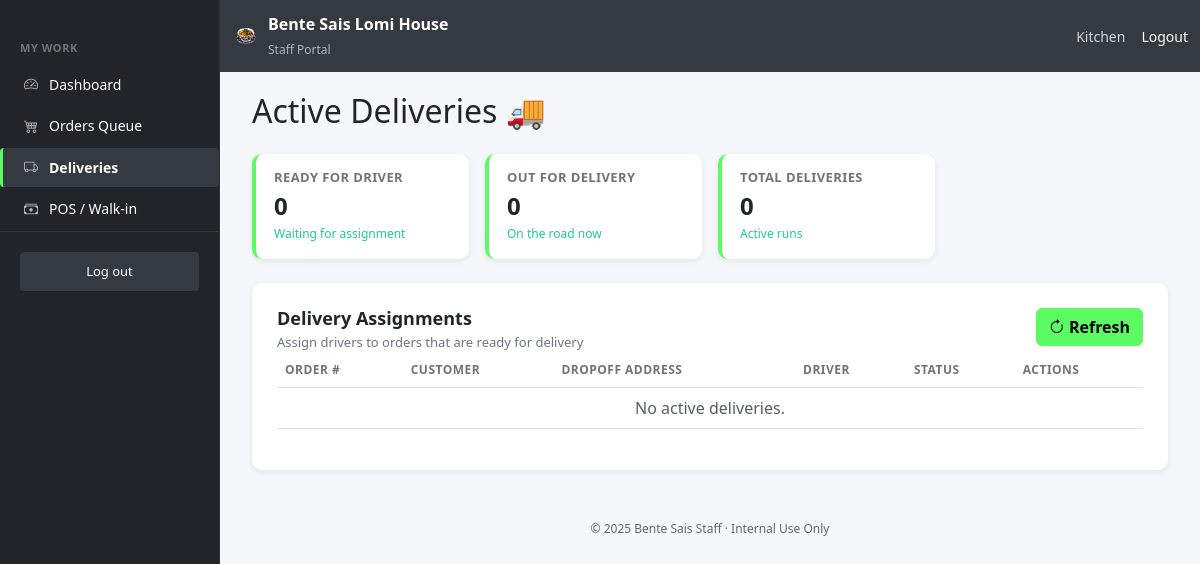
The page /staff/deliveries.php (signed in) on the database as committed earlier.
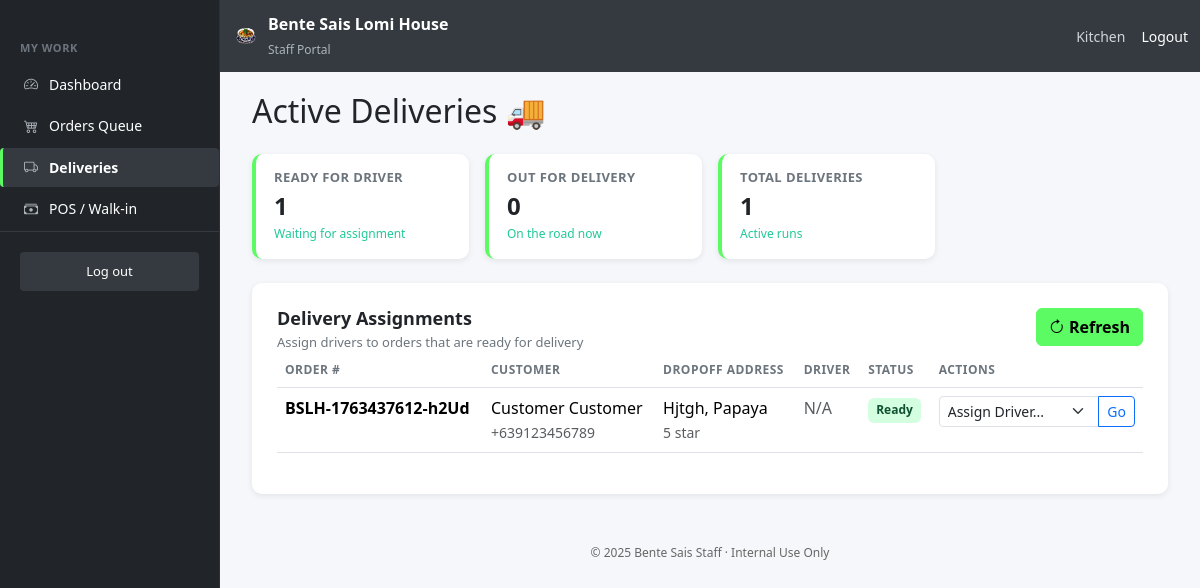
The same page on the database as committed later.
### tables this page shows
CREATE TABLE `orders` (
  `order_id` int(11) NOT NULL,
  `order_number` varchar(20) NOT NULL,
  `user_id` int(11) DEFAULT NULL,
  `order_type` enum('pickup','delivery') NOT NULL,
  `order_time` datetime NOT NULL,
  `preferred_time` datetime DEFAULT NULL,
  `status` enum('pending','confirmed','preparing','ready','out_for_delivery','delivered','completed','cancelled') DEFAULT 'pending',
  `subtotal` decimal(10,2) NOT NULL DEFAULT 0.00,
  `delivery_fee` decimal(10,2) NOT NULL DEFAULT 0.00,
  `tip_amount` decimal(10,2) NOT NULL DEFAULT 0.00,
  `total_amount` decimal(10,2) NOT NULL DEFAULT 0.00,
  `handler_id` int(11) DEFAULT NULL,
  `driver_id` int(11) DEFAULT NULL,
  `confirmed_at` datetime DEFAULT NULL,
  `preparing_at` datetime DEFAULT NULL,
  `ready_at` datetime DEFAULT NULL,
  `out_for_delivery_at` datetime DEFAULT NULL,
  `delivered_at` datetime DEFAULT NULL,
  `cancelled_at` datetime DEFAULT NULL,
  `created_at` datetime DEFAULT current_timestamp(),
  `updated_at` datetime DEFAULT current_timestamp() ON UPDATE current_timestamp()
);

CREATE TABLE `order_customer_details` (
  `detail_id` int(11) NOT NULL,
  `order_id` int(11) NOT NULL,
  `customer_first_name` varchar(50) NOT NULL,
  `customer_last_name` varchar(50) NOT NULL,
  `customer_phone` varchar(20) NOT NULL,
  `customer_email` varchar(100) DEFAULT NULL,
  `order_notes` text DEFAULT NULL
);

CREATE TABLE `order_addresses` (
  `order_address_id` int(11) NOT NULL,
  `order_id` int(11) NOT NULL,
  `street` varchar(255) DEFAULT NULL,
  `barangay` varchar(100) DEFAULT NULL,
  `city` varchar(100) DEFAULT NULL,
  `province` varchar(100) DEFAULT NULL,
  `floor_number` varchar(50) DEFAULT NULL,
  `apt_landmark` varchar(255) DEFAULT NULL
);

### staff/deliveries.php (the view, shortened to what the changed rows need)
<?php
include __DIR__ . '/includes/header.php';
$stats_ready = $conn->query("SELECT COUNT(order_id) as total FROM orders WHERE status = 'ready' AND order_type = 'delivery'")->fetch_assoc()['total'] ?? 0;
$stats_out = $conn->query("SELECT COUNT(order_id) as total FROM orders WHERE status = 'out_for_delivery'")->fetch_assoc()['total'] ?? 0;
$stats_total = $stats_ready + $stats_out;
$delivery_query = "
    SELECT
        o.order_id,
        o.order_number,
        o.status,
        o.created_at,
        ocd.customer_first_name,
        ocd.customer_last_name,
        ocd.customer_phone,
        oa.street AS delivery_street,      -- Read from 'oa' (order_addresses)
        oa.barangay AS delivery_barangay,  -- Read from 'oa'
        oa.apt_landmark AS delivery_instructions, -- Read from 'oa'
        u.first_name as driver_name
    FROM orders o
    LEFT JOIN order_customer_details ocd ON o.order_id = ocd.order_id
    LEFT JOIN order_addresses oa ON o.order_id = oa.order_id       -- ADDED THIS JOIN
    LEFT JOIN users u ON o.driver_id = u.user_id
    WHERE o.order_type = 'delivery'
      AND o.status IN ('ready', 'out_for_delivery', 'confirmed')
    ORDER BY
        CASE o.status
            WHEN 'ready' THEN 1
            WHEN 'confirmed' THEN 2
            WHEN 'out_for_delivery' THEN 3
            ELSE 4
        END,
        o.created_at ASC;
";
$delivery_result = $conn->query($delivery_query);
?>
<div class="container-fluid">
  <main class="main-content">
    <h2 class="mb-4">Active Deliveries 🚚</h2>
    <div class="row g-3 mb-4">
      <div class="col-sm-6 col-lg-3">
        <div class="stat-card">
          <h5>Ready for Driver</h5>
          <div class="value"><?= $stats_ready ?></div>
          <div class="hint">Waiting for assignment</div>
        </div>
      </div>
      <div class="col-sm-6 col-lg-3">
        <div class="stat-card">
          <h5>Total Deliveries</h5>
          <div class="value"><?= $stats_total ?></div>
          <div class="hint">Active runs</div>
        </div>
      </div>
    </div>
    <section class="content-card">
      <div class="content-card-header">
        <div class="left">
          <h2>Delivery Assignments</h2>
        </div>
      </div>
      <div class="table-responsive">
        <table class="table table-hover">
          <thead>
            <tr>
              <th>Order #</th>
              <th>Customer</th>
              <th>Dropoff Address</th>
              <th>Driver</th>
              <th>Status</th>
              <th>Actions</th>
            </tr>
          </thead>
          <tbody>
            <?php if ($delivery_result && $delivery_result->num_rows > 0): ?>
              <?php while($order = $delivery_result->fetch_assoc()): ?>
                <?php
                  $status = $order['status'];
                  $order_id = (int)$order['order_id'];
                  $status_map = [
                    'confirmed' => 'badge-primary',
                    'ready' => 'badge-success',
                    'out_for_delivery' => 'badge-info',
                  ];
                  $status_class = $status_map[$status] ?? 'badge-secondary';
                  $address = htmlspecialchars($order['delivery_street'] . ', ' . $order['delivery_barangay']);
                ?>
                <tr data-order-id="<?= $order_id ?>">
                  <td><strong><?= htmlspecialchars($order['order_number'] ?? $order_id) ?></strong></td>
                  <td>
                    <?= htmlspecialchars($order['customer_first_name'] . ' ' . $order['customer_last_name']) ?><br>
                    <small class="text-muted"><?= htmlspecialchars($order['customer_phone']) ?></small>
                  </td>
                  <td>
                    <?= $address ?><br>
                    <small class="text-muted"><?= htmlspecialchars($order['delivery_instructions']) ?></small>
                  </td>
                  <td class="driver-cell">
                    <?php if ($order['driver_name']): ?>
                      <span class="badge badge-primary"><?= htmlspecialchars($order['driver_name']) ?></span>
                    <?php else: ?>
                      <span class="text-muted">N/A</span>
                    <?php endif; ?>
                  </td>
                  <td><span class="badge <?= $status_class ?> status-badge"><?= htmlspecialchars(ucfirst(str_replace('_', ' ', $status))) ?></span></td>
                  <td class="actions-cell">
                    <?php if ($status == 'ready' || $status == 'confirmed'): ?>
                      <div class="input-group input-group-sm">
                        <select class="form-select" id="driver_<?= $order_id ?>">
                          <option value="">Assign Driver...</option>
                        </select>
                        <button class="btn btn-outline-primary btn-assign" data-id="<?= $order_id ?>">Go</button>
                      </div>
                    <?php elseif ($status == 'out_for_delivery'): ?>
                      <button class="btn btn-sm btn-outline-success btn-action" data-action="complete" data-id="<?= $order_id ?>">Mark Delivered</button>
                    <?php endif; ?>
                  </td>
                </tr>
              <?php endwhile; ?>
            <?php else: ?>
               <tr>
                <td colspan="6" class="text-center text-muted">No active deliveries.</td>
              </tr>
            <?php endif; ?>
          </tbody>
        </table>
      </div>
    </section>
  </main>
</div>
<?php include __DIR__ . '/includes/footer.php'; ?>

Rows that differ between the two databases and show on the page:
added orders: order_number "BSLH-1763437612-h2Ud", order_customer_details.customer_first_name+customer_last_name "Customer Customer", order_customer_details.customer_phone "+639123456789", order_addresses.street+barangay "Hjtgh, Papaya", order_addresses.apt_landmark "5 star", status "Ready"
Other text that changed with them:
$stats_ready: "0" → "1"
$stats_total: "0" → "1"
text no longer shown: "No active deliveries."
